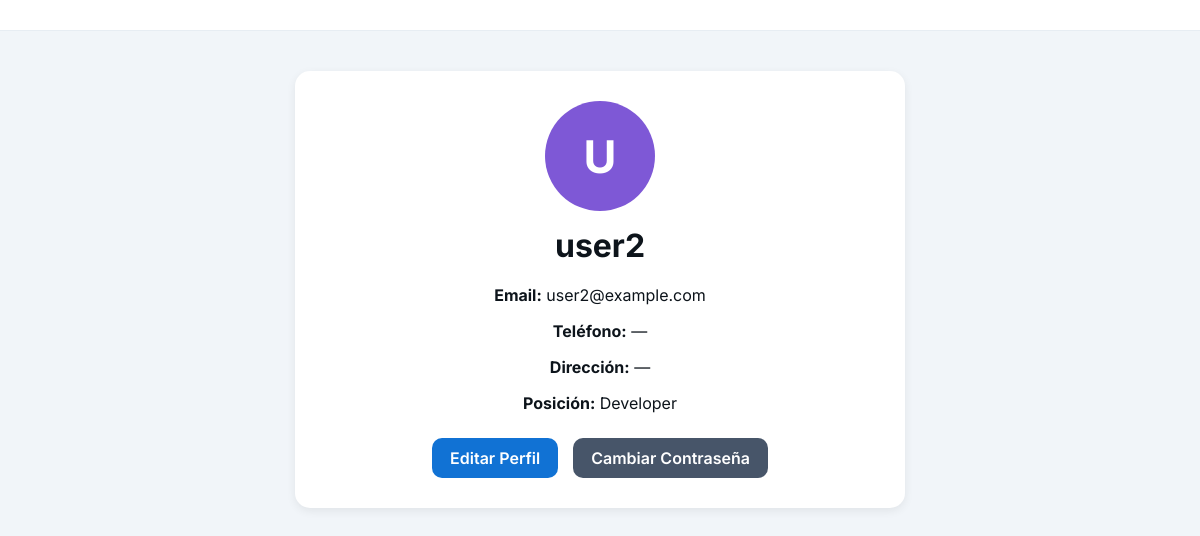
/perfil/ (signed in), run on the app's committed database.
### empleados/models.py (models this page shows, shortened)
class Empleado(models.Model):
    ROLE_CHOICES = (
    ('empleado', 'Empleado'),
    ('manager', 'Manager'),
    ('admin', 'Administrador'),
    )
    user=models.OneToOneField(User, on_delete=models.CASCADE)
    telefono = models.CharField(max_length=20, blank=True, null=True)
    direccion = models.CharField(max_length=255, blank=True, null=True)
    fecha_ingreso = models.DateField(blank=True, null=True)
    posicion = models.ForeignKey(Posicion, on_delete=models.SET_NULL, null=True, blank=True)
    fecha_contratacion = models.DateField(auto_now_add=True)
    foto = models.ImageField(upload_to='fotos_empleados/', blank=True, null=True)
    activo = models.BooleanField(default=True)
    role = models.CharField(max_length=20, choices=ROLE_CHOICES, default='empleado')

class Posicion(models.Model):
    cargo = models.CharField(max_length=100)
    departamento = models.ForeignKey(
        Departamento,
        on_delete=models.CASCADE,
        related_name='posiciones'
    )
    def __str__(self):
        return self.cargo

### empleados/views.py (the view)
# urls.py: path('perfil/', views.perfil, name='perfil'),
@login_required
def perfil(request):
    empleado = Empleado.objects.get(user=request.user)
    return render(request, 'empleados/perfil.html', {'empleado': empleado})

### empleados/templatetags/hash_color.py (called while the page is built)
@register.filter
def hash_color(value):
    h = hashlib.md5(value.encode()).hexdigest()
    return "#" + h[:6]

### templates/empleados/perfil.html (shortened to what this page needs)
{% load static %}
{% load hash_color %}
<!DOCTYPE html>
<html lang="es">
<head>
    <link rel="stylesheet" href="{% static 'empleados/css/perfil.css' %}">
</head>
<body>
<header>
</header>
<div class="perfil-container">
    {% if empleado.foto %}
        <img src="{{ empleado.foto.url }}" class="avatar">
    {% else %}
        <div class="avatar avatar-letra" style="background-color: {{ empleado.user.username|hash_color }};">
            {{ empleado.user.first_name|default:empleado.user.username|slice:":1"|upper }}
        </div>
    {% endif %}
    <h1>{{ empleado.user.get_full_name|default:empleado.user.username }}</h1>
    <p><strong>Email:</strong> {{ empleado.user.email }}</p>
    <p><strong>Teléfono:</strong> {{ empleado.telefono|default:"—" }}</p>
    <p><strong>Dirección:</strong> {{ empleado.direccion|default:"—" }}</p>
    <p><strong>Posición:</strong> {{ empleado.posicion|default:"—" }}</p>
    <div class="acciones">
        <a href="{% url 'perfil_editar' %}" class="btn">Editar Perfil</a>
        <a href="{% url 'perfil_cambiar_password' %}" class="btn btn-sec">Cambiar Contraseña</a>
    </div>
</div>
</body>
</html>

### empleados/static/empleados/css/perfil.css (style rules this page uses)
body { font-family: 'Inter', sans-serif; background-color: #f1f5f9; margin: 0; padding: 0; color: #0d141b; }
header { display: flex; justify-content: space-between; align-items: center; background-color: #fff; padding: 15px 30px; border-bottom: 1px solid #e7edf3; position: sticky; top: 0; z-index: 100; }
h1 { margin-top: 0; color: #0d141b; margin-bottom: 20px; }
a { color: #1172d4; text-decoration: none; }
.perfil-container { max-width: 550px; margin: 40px auto; background: white; padding: 30px; border-radius: 15px; text-align: center; box-shadow: 0 3px 10px rgba(0,0,0,0.07); }
.avatar { width: 110px; height: 110px; border-radius: 50%; object-fit: cover; margin-bottom: 15px; }
.avatar-letra { width: 110px; height: 110px; border-radius: 50%; display:flex; align-items:center; justify-content:center; font-size: 45px; font-weight:700; color:white; margin: auto; margin-bottom: 15px; }
.acciones { margin-top: 25px; display:flex; justify-content:center; gap:15px; }
.btn { padding: 10px 18px; border-radius: 10px; background:#1172d4; color:white; text-decoration:none; font-weight:600; }
.btn-sec { background:#475569; }

### data on the page
Empleado: user.first_name "U", user.get_full_name "user2", user.email "user2@example.com", telefono "—", direccion "—", posicion "Developer"
